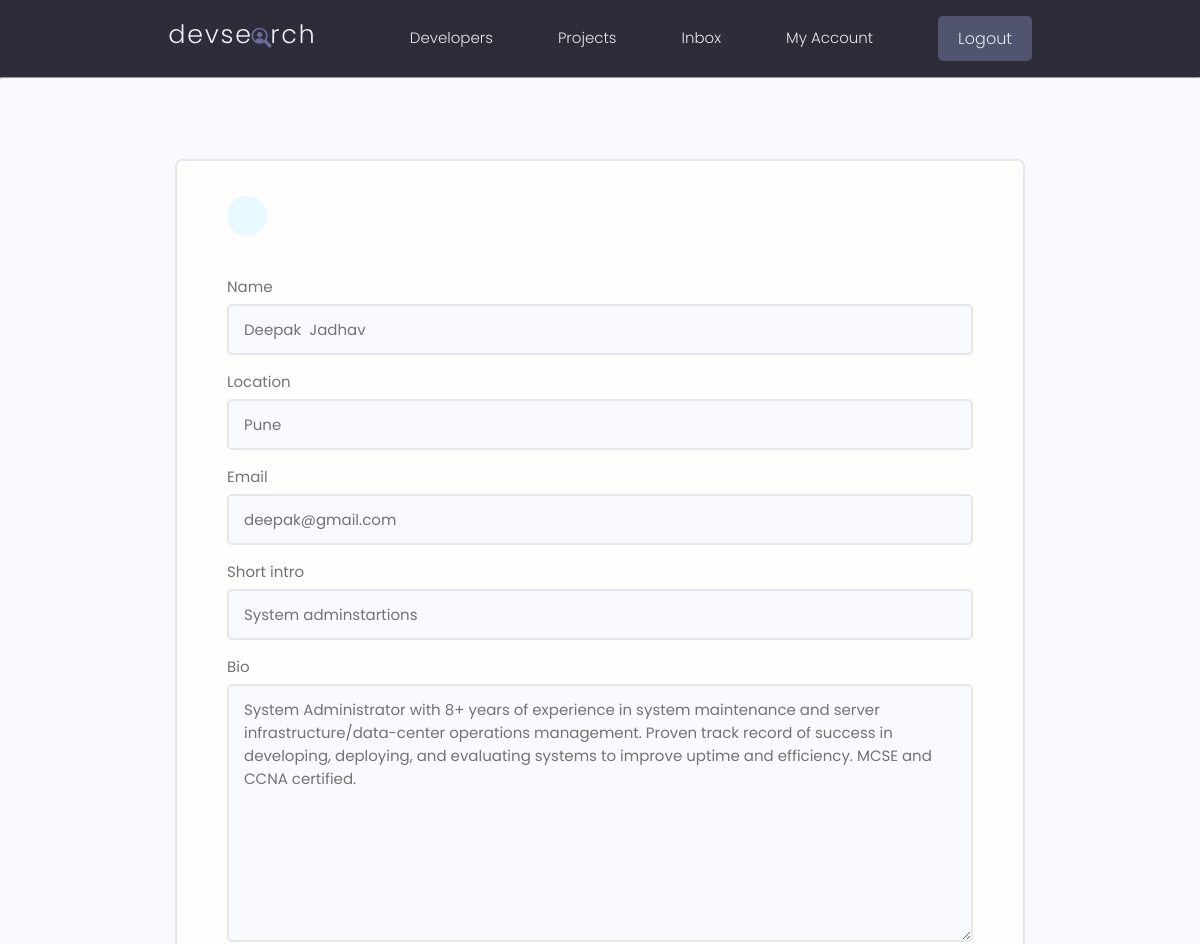
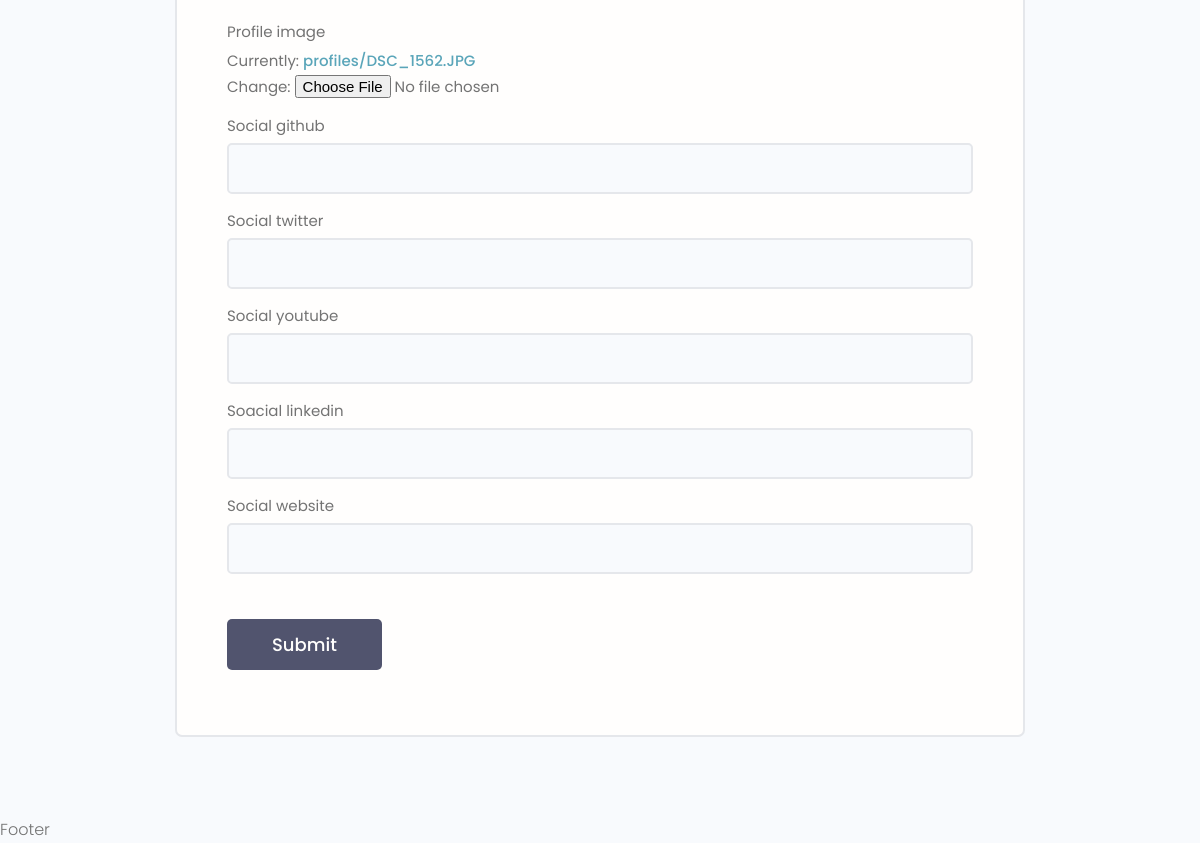
The page /users/edit-account/ (signed in) on the database its author committed (2 pictures, top to bottom).
### users/models.py (models this page shows, shortened)
class Profile(models.Model):
    user = models.OneToOneField(User, on_delete=models.CASCADE,null=True,blank=True)
    name = models.CharField(max_length=200,null=True,blank=True)
    location = models.CharField(max_length=200,null=True,blank=True)
    email = models.EmailField(null=True,blank=True)
    short_intro = models.CharField(max_length=1000,null=True,blank=True)
    bio = models.TextField(null=True,blank=True)
    profile_image = models.ImageField(upload_to='profiles/',default='profiles/user.png')
    social_github = models.CharField(max_length=2000,null=True,blank=True)
    social_twitter = models.CharField(max_length=2000,null=True,blank=True)
    social_youtube = models.CharField(max_length=2000,null=True,blank=True)
    soacial_linkedin = models.CharField(max_length=2000,null=True,blank=True)
    social_website = models.CharField(max_length=2000,null=True,blank=True)

### users/views.py (the view, shortened to what this page needs)
# urls.py: path('edit-account/',views.editAccount,name='edit-account'),
def editAccount(request):
    profile = request.user.profile
    form = ProfileForm(instance=profile)
    context = {
        'form':form
    }
    return render(request,'users/profile-form.html',context)

### users/forms.py
class ProfileForm(ModelForm):
    class Meta:
        model = Profile
        fields = ['name','location','email','short_intro','bio','profile_image',
        'social_github','social_twitter','social_youtube','soacial_linkedin','social_website',
        ]
    def __init__(self,*args,**kwargs):
        super().__init__(*args,**kwargs)
        for label,field in self.fields.items():
            field.widget.attrs.update({'class':'input'})

### users/templates/users/profile-form.html (shortened to what this page needs)
{% extends 'main.html' %}
{% block content %}
     <main class="formPage my-xl">
        <div class="content-box">
            <div class="formWrapper">
                <a class="backButton" href="{% url 'users:account' %}"></a>
                <br>
                <form class="form" method="POST" enctype="multipart/form-data">
                    {% for field in form %}
                    <div class="form__field">
                        <label for="formInput#text">{{field.label}} </label>
                        {{field}}
                    </div>
                    {% endfor %}
                    <input class="btn btn--sub btn--lg  my-md" type="submit" value="Submit" />
                </form>
            </div>
        </div>
    </main>
{% endblock %}

### static/styles/app.css (style rules this page uses)
:root { --color-sub: #2d2d39; }
.btn--sub { background-color: var(--color-sub-light); }
.content-box { width: 95%; max-width: 85rem; margin: 0 auto; }
.backButton { background: var(--color-main-light); color: var(--color-main); width: 4rem; height: 4rem; display: flex; align-items: center; justify-content: center; border-radius: 50%; }
.formPage .formWrapper { list-style: none; background: var(--color-white); padding: 3.5rem 5rem; border: 2px solid var(--color-light); border-radius: 0.7rem; }

### static/uikit/styles/modules/_variables.css (style rules this page uses)
:root { --color-main: #5aa5b9; --color-main-light: #e6faff; --color-sub: #3f4156; --color-sub-light: #51546e; --color-sub-lighter: #ededfd; --color-text: #737373; --color-gray: #8b8b8b; --color-light: #e5e7eb; --color-light-gray: #767676; --color-bg: #f8fafd; --color-white: #fffefd; --color-white-light: #f3f3f3; --color-success: #359e64; --color-success-bg: #def8e8; --color-error: #fc4b0b; --color-error-bg: #fff2ee; --font-base: 'Poppins', arial, helvetica, 'Segoe UI', roboto, ubuntu, sans-serif; --font-monospace: 'Fira Code', 'Courier New', courier, monospace; --font-regular: 300; --font-medium: 500; --font-bold: 700; --generic-shadow: 1px 1px 5px #00000010; --generic-transition: all 0.3s ease-in-out; }

### static/uikit/styles/modules/_base.css (style rules this page uses)
* { margin: 0; padding: 0; box-sizing: border-box; text-rendering: optimizeLegibility; color: inherit; font-size: inherit; }
html { font-size: 50%; }
@media only screen and (min-width: 480px) { html { font-size: 56.25%; } }
@media only screen and (min-width: 1200px) { html { font-size: 62.5%; } }
body { line-height: 1.6; font-weight: 400; font-size: 1.5rem; color: var(--color-text); background-color: var(--color-bg); min-height: 100vh; }

### static/uikit/styles/modules/_typography.css (style rules this page uses)
* { font-family: var(--font-base); }
a { padding-bottom: 2px; text-decoration: none; display: inline-block; color: var(--color-main); font-weight: var(--font-medium); }

### static/uikit/styles/modules/_utilities.css (style rules this page uses)
.my-md { margin: 3rem auto; }
.my-xl { margin: 8rem auto; }

### static/uikit/styles/modules/_button.css (style rules this page uses)
.btn { display: inline-block; position: relative; cursor: pointer; background-color: var(--color-light); font-weight: var(--font-medium); color: var(--color-sub); text-decoration: none; padding: 1rem 2rem; border-radius: 0.5rem; border: none; width: -webkit-fit-content; width: -moz-fit-content; width: fit-content; height: -webkit-fit-content; height: -moz-fit-content; height: fit-content; font-size: 1.6rem; outline-width: 0; outline-color: transparent; -webkit-backface-visibility: hidden; backface-visibility: hidden; transition: all 0.3s ease-in-out; }
.btn--sub { background-color: var(--color-sub); color: var(--color-white); }
.btn--lg { font-size: 1.8rem; padding: 1.2rem 4.5rem; }

### static/uikit/styles/modules/_form.css (style rules this page uses)
.form { display: block; }
.form__field { margin-top: 1.5rem; margin-bottom: 1.5rem; }
.form__label, .form__field > label { display: block; margin-bottom: 0.5rem; color: var(--color-text); }
input.input[type='text'], input.input[type='email'], input.input[type='password'], input.input[type='number'], select.input, textarea.input { min-width: 24rem; width: 100%; padding: 1.2rem 1.5rem; border-radius: 0.5rem; border: 2px solid var(--color-light); transition: all 0.3s ease-in-out; background-color: var(--color-bg); }

### rows shown on the page
Profile: form "Deepak Jadhav" "Pune" "deepak@gmail.com" "System adminstartions" "System Administrator with 8+ years of experience in system maintenance and server infrastructure/data-center operations management. Proven track record of success in developing, deploying, and evaluating systems to improve uptime and efficiency. MCSE and CCNA certified."

### other values the page prints
{{ field.label }} "Name" "Location" "Email" "Short intro" "Bio" "Profile image" "Social github" "Social twitter" "Social youtube" "Soacial linkedin" "Social website"
